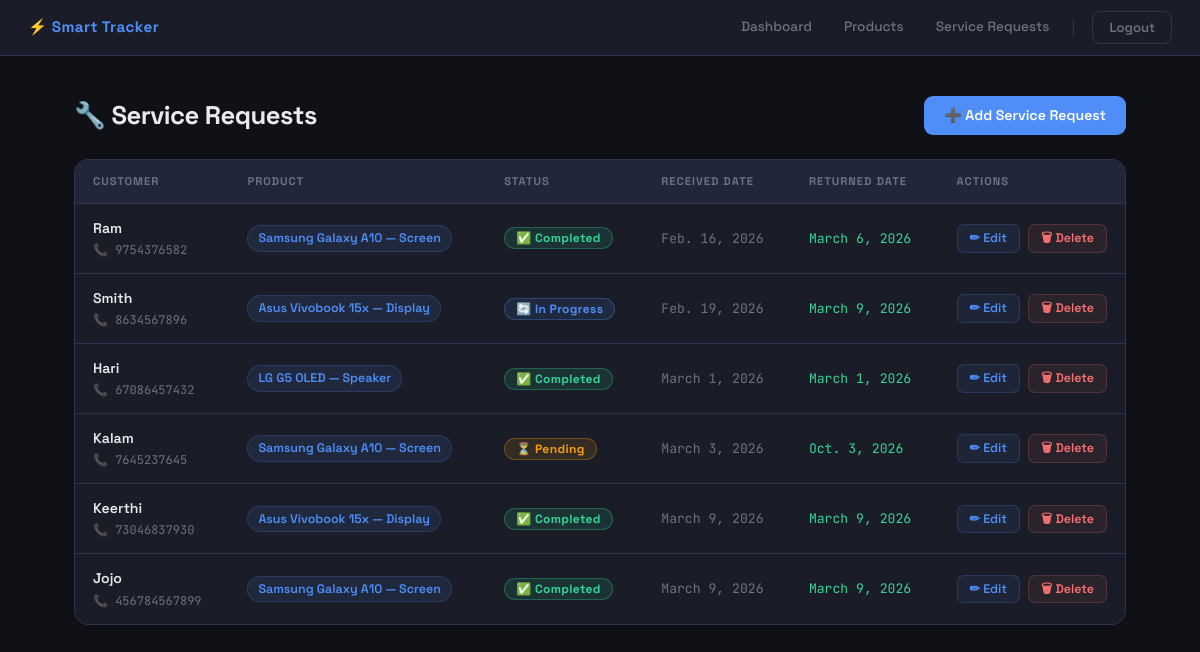
/service-requests/ (signed in), run on the app's committed database.
### inventory/models.py (models this page shows, shortened)
class ServiceRequest(models.Model):
    STATUS_CHOICES = [
        ('Pending', 'Pending'),
        ('In Progress', 'In Progress'),
        ('Completed', 'Completed'),
    ]
    customer_name = models.CharField(max_length=100)
    contact_number = models.CharField(max_length=15)
    product = models.ForeignKey(Product, on_delete=models.CASCADE)
    issue_description = models.TextField()
    service_status = models.CharField(max_length=20, choices=STATUS_CHOICES)
    received_date = models.DateField(auto_now_add=True)
    returned_date = models.DateField(null=True, blank=True)

class Product(models.Model):
    brand = models.CharField(max_length=100)
    category = models.CharField(max_length=100)
    model_name=models.CharField(max_length=100)
    part_name=models.CharField(max_length=100)
    purchase_price = models.DecimalField(max_digits=10, decimal_places=2)
    selling_price = models.DecimalField(max_digits=10, decimal_places=2)
    stock_quantity = models.IntegerField()
    warranty_months = models.IntegerField()
    date_added = models.DateField(auto_now_add=True)
    def __str__(self):
        return f"{self.brand} {self.model_name} — {self.part_name}"

### inventory/views.py (the view)
# urls.py: path('service-requests/', views.service_request_list, name='service_request_list'),
@login_required
@permission_required('inventory.view_servicerequest', raise_exception=True)
def service_request_list(request):
    requests = ServiceRequest.objects.all()
    return render(request, 'inventory/service_request_list.html', {'requests': requests})

### inventory/templates/inventory/service_request_list.html (shortened to what this page needs)
{% extends 'inventory/base.html' %}
{% block content %}
<div class="page-wrapper">
  <div class="page-header">
    <h2>🔧 Service Requests</h2>
    <a href="{% url 'add_service_request' %}" class="btn-add">➕ Add Service Request</a>
  </div>
  <div class="table-card">
    <table>
      <thead>
        <tr>
          <th>Customer</th>
          <th>Product</th>
          <th>Status</th>
          <th>Received Date</th>
          <th>Returned Date</th>
          <th>Actions</th>
        </tr>
      </thead>
      <tbody>
        {% for request in requests %}
        <tr>
          <td>
            <div class="customer-name">{{ request.customer_name }}</div>
            {% if request.contact_number %}
            <div class="contact-num">📞 {{ request.contact_number }}</div>
            {% endif %}
          </td>
          <td>
            <span class="product-pill">{{ request.product }}</span>
          </td>
          <td>
            {% if request.service_status == 'Pending' %}
              <span class="badge badge-pending">⏳ Pending</span>
            {% elif request.service_status == 'In Progress' %}
              <span class="badge badge-inprogress">🔄 In Progress</span>
            {% elif request.service_status == 'Completed' %}
              <span class="badge badge-completed">✅ Completed</span>
            {% else %}
              <span class="badge">{{ request.service_status }}</span>
            {% endif %}
          </td>
          <td><span class="mono">{{ request.received_date }}</span></td>
          <td>
            {% if request.returned_date %}
              <span class="date-returned">{{ request.returned_date }}</span>
            {% else %}
              <span class="date-pending">— not returned</span>
            {% endif %}
          </td>
          <td>
            <div class="action-btns">
              <a href="{% url 'update_service_request' request.id %}" class="btn-edit">✏ Edit</a>
              <a href="{% url 'delete_service_request' request.id %}" class="btn-delete">🗑 Delete</a>
            </div>
          </td>
        </tr>
        {% endfor %}
      </tbody>
    </table>
  </div>
</div>
{% endblock %}

### inventory/templates/inventory/base.html (shortened to what this page needs)
<!DOCTYPE html>
<html>
<head>
    <link href="https://cdn.jsdelivr.net/npm/bootstrap@5.3.2/dist/css/bootstrap.min.css" rel="stylesheet">
</head>
<body>
<nav class="navbar">
    <a class="navbar-brand" href="{% url 'dashboard' %}">⚡ Smart Tracker</a>
    <div class="nav-links">
        <a href="{% url 'dashboard' %}">Dashboard</a>
        <a href="{% url 'product_list' %}">Products</a>
        <a href="{% url 'service_request_list' %}">Service Requests</a>
        <form action="{% url 'logout' %}" method="post" style="margin:0;">
            <button type="submit" class="btn-logout">Logout</button>
        </form>
    </div>
</nav>
{% block content %}
{% endblock %}
</body>
</html>

### inventory/templates/inventory/base.html (style rules this page uses)
:root { --bg: #0f1117; --surface: #1a1d27; --border: #2e3350; --accent: #4f8ef7; --accent4: #f87171; --text: #e8eaf0; --muted: #6b7280; }
body { background: var(--bg) !important; color: var(--text) !important; font-family: 'Space Grotesk', sans-serif !important; margin: 0; padding: 0; }
.navbar { background: var(--surface) !important; border-bottom: 1px solid var(--border); padding: 0 28px; height: 56px; display: flex; align-items: center; justify-content: space-between; }
.navbar-brand { font-size: 0.95rem; font-weight: 700; color: var(--accent) !important; letter-spacing: 0.03em; text-decoration: none; }
.nav-links { display: flex; align-items: center; gap: 4px; }
.nav-links a { color: var(--muted) !important; font-size: 0.85rem; font-weight: 500; text-decoration: none; padding: 6px 14px; border-radius: 8px; transition: all 0.2s; }
.btn-logout { background: transparent; border: 1px solid var(--border); color: var(--muted) !important; font-family: 'Space Grotesk', sans-serif; font-size: 0.82rem; font-weight: 600; padding: 6px 16px; border-radius: 8px; cursor: pointer; transition: all 0.2s; margin-left: 8px; }

### data on the page
ServiceRequest: customer_name "Ram", contact_number "9754376582", product "Samsung Galaxy A10 — Screen", service_status "✅ Completed", received_date "Feb. 16, 2026", returned_date "March 6, 2026"
ServiceRequest: customer_name "Smith", contact_number "8634567896", product "Asus Vivobook 15x — Display", service_status "🔄 In Progress", received_date "Feb. 19, 2026", returned_date "March 9, 2026"
ServiceRequest: customer_name "Hari", contact_number "67086457432", product "LG G5 OLED — Speaker", service_status "✅ Completed", received_date "March 1, 2026", returned_date "March 1, 2026"
ServiceRequest: customer_name "Kalam", contact_number "7645237645", product "Samsung Galaxy A10 — Screen", service_status "⏳ Pending", received_date "March 3, 2026", returned_date "Oct. 3, 2026"
ServiceRequest: customer_name "Keerthi", contact_number "73046837930", product "Asus Vivobook 15x — Display", service_status "✅ Completed", received_date "March 9, 2026", returned_date "March 9, 2026"
ServiceRequest: customer_name "Jojo", contact_number "456784567899", product "Samsung Galaxy A10 — Screen", service_status "✅ Completed", received_date "March 9, 2026", returned_date "March 9, 2026"
